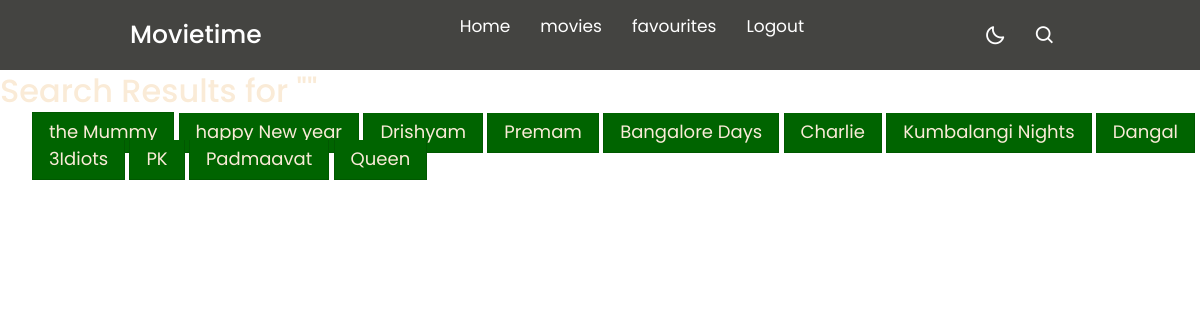
Screenshot of /search_movies/ with the database file from the repository.
### movie/models.py (models this page shows, shortened)
class Movie(models.Model):
    title = models.CharField(max_length=255)
    release_date = models.DateField()
    description = models.TextField()
    plot = models.TextField()
    image = models.ImageField(upload_to="movies")
    is_favorite = models.BooleanField(default=False)

### movie/views.py (the view)
# urls.py: path('search_movies/', search_results, name='search_movies'),
def search_results(request):
    query = request.GET.get('q', '')
    movies = Movie.objects.filter(title__icontains=query)
    return render(request, 'search_results.html', {'movies': movies, 'query': query})

### movie/templates/search_results.html (shortened to what this page needs)
{% include 'base.html' %}
{% block content %}
  <h2 style="color: antiquewhite;">Search Results for "{{ query }}"</h2>
  {% if movies %}
    <ul>
      {% for movie in movies %}
        <li class="list-group-item mb-4" style="background-color: darkgreen; display: inline;"><a href="{% url 'movie_detail' movie.id %}">{{ movie.title }}</a></li>
      {% endfor %}
    </ul>
  {% else %}
    <p>No results found.</p>
  {% endif %}
{% endblock %}

### movie/templates/base.html (shortened to what this page needs)
<!DOCTYPE html>
<html lang="en">
<head>
    <link href="https://cdn.jsdelivr.net/npm/bootstrap@5.0.2/dist/css/bootstrap.min.css" rel="stylesheet">
    <link href='https://unpkg.com/boxicons@2.1.1/css/boxicons.min.css' rel='stylesheet'>
</head>
<body>
    <nav>
        <div class="nav-bar">
            <span class="logo navLogo"><a href="#">Movietime</a></span>
            <div class="menu">
                <ul class="nav-links">
                    <li><a href="{% url 'home' %}">Home</a></li>
                    <li><a href="{% url 'movie_list' %}">movies</a></li>
                    <li><a href="{% url 'favorites' %}">favourites</a></li>
                    <li><a href="{% url 'logout' %}" class="logout-link">Logout</a></li>
                </ul>
            </div>
            <div class="darkLight-searchBox">
                <div class="dark-light">
                    <i class='bx bx-moon moon'></i>
                </div>
                <div class="searchBox">
                   <div class="searchToggle">
                    <i class='bx bx-search search'></i>
                   </div>
                </div>
            </div>
        </div>
    </nav>
</body>
</html>

### movie/templates/base.html (style rules this page uses)
* { margin: 0; padding: 0; box-sizing: border-box; font-family: 'Poppins', sans-serif; transition: all 0.4s ease;; }
:root { --body-color: #E4E9F7; --nav-color: rgb(68, 68, 65); --side-nav: #010718; --text-color: #FFF; --search-bar: #F2F2F2; --search-text: #010718; }
body { height: 100vh; background-color: var(--body-color); background-image: url("https://www.justwatch.com/appassets/img/home/global-home-bg-comp.png"); }
nav { position: fixed; top: 0; left: 0; height: 70px; width: 100%; background-color: var(--nav-color); z-index: 100; }
nav .nav-bar { position: relative; height: 100%; max-width: 1000px; width: 100%; background-color: var(--nav-color); margin: 0 auto; padding: 0 30px; display: flex; align-items: center; justify-content: space-between; }
nav .nav-bar .logo a { font-size: 25px; font-weight: 500; color: var(--text-color); text-decoration: none; }
.nav-bar .nav-links { display: flex; align-items: center; }
.nav-bar .nav-links li { margin: 0 5px; list-style: none; }
.nav-links li a { position: relative; font-size: 17px; font-weight: 400; color: var(--text-color); text-decoration: none; padding: 10px; }
.nav-links li a::before { content: ''; position: absolute; left: 50%; bottom: 0; transform: translateX(-50%); height: 6px; width: 6px; border-radius: 50%; background-color: var(--text-color); opacity: 0; transition: all 0.3s ease; }
.nav-bar .darkLight-searchBox { display: flex; align-items: center; }
.darkLight-searchBox .dark-light, .darkLight-searchBox .searchToggle { height: 40px; width: 40px; display: flex; align-items: center; justify-content: center; margin: 0 5px; }
.dark-light i, .searchToggle i { position: absolute; color: var(--text-color); font-size: 22px; cursor: pointer; transition: all 0.3s ease; }
.searchBox { position: relative; }

### movie/templates/search_results.html (style rules this page uses)
a { text-decoration: none; color: antiquewhite; font-size: large; font-family: 'Poppins', sans-serif; }

### rows the page displays
Movie: title "the Mummy"
Movie: title "happy New year"
Movie: title "Drishyam"
Movie: title "Premam"
Movie: title "Bangalore Days"
Movie: title "Charlie"
Movie: title "Kumbalangi Nights"
Movie: title "Dangal"
Movie: title "3Idiots"
Movie: title "PK"
Movie: title "Padmaavat"
Movie: title "Queen"
